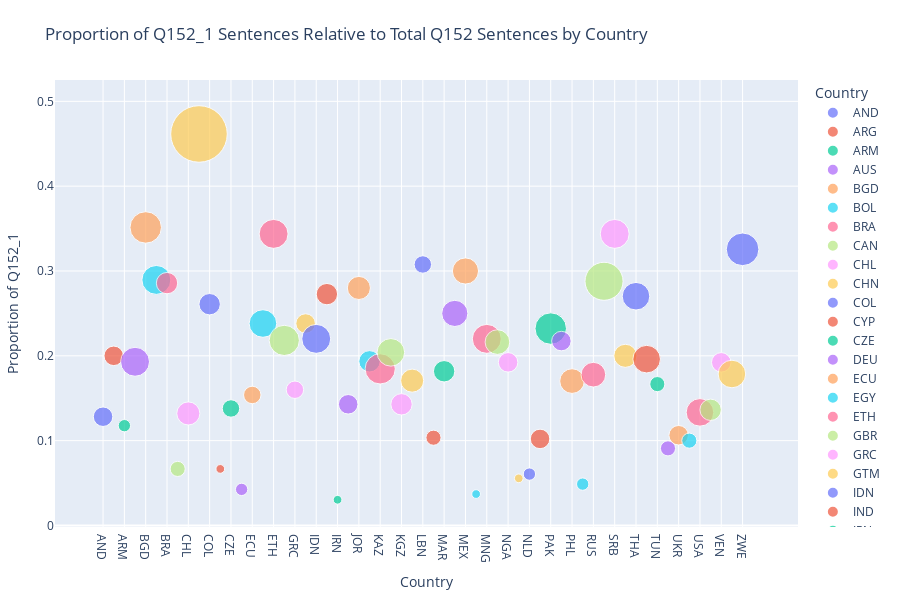

The notebook cell saved with this chart:
### Code cell
## (Visualization -I) ##

# This code filters predicted Q152-related labels from the predictions dataset,
# calculates sentence counts and proportions of given response per country,
# prepares the data for ordered plotting,
# then creates and displays a scatter plot showing the proportion of Q152_1 sentences relative to total Q152 sentences by country,
# with point sizes representing sentence counts, x-axis showing the countries and y-axis the proportion of given response to total count responses.

%run visualize_preds_props.py

### Figure 1 — Plotly figure (JSON) as saved in the notebook; plotly's stock layout.template omitted (floating-point values rounded to 4 significant figures)
{"data": [{"hovertemplate": "<b>%{hovertext}</b><br><br>Country=%{x}<br>Proportion of Q152_1=%{y}<br>Sentence Count=%{marker.size}<extra></extra>", "hovertext": ["AND"], "legendgroup": "AND", "marker": {"color": "#636efa", "size": [5], "sizemode": "area", "sizeref": 0.02625, "symbol": "circle"}, "mode": "markers", "name": "AND", "orientation": "v", "showlegend": true, "type": "scatter", "x": ["AND"], "xaxis": "x", "y": [0.1282], "yaxis": "y"}, {"hovertemplate": "<b>%{hovertext}</b><br><br>Country=%{x}<br>Proportion of Q152_1=%{y}<br>Sentence Count=%{marker.size}<extra></extra>", "hovertext": ["ARG"], "legendgroup": "ARG", "marker": {"color": "#EF553B", "size": [5], "sizemode": "area", "sizeref": 0.02625, "symbol": "circle"}, "mode": "markers", "name": "ARG", "orientation": "v", "showlegend": true, "type": "scatter", "x": ["ARG"], "xaxis": "x", "y": [0.2], "yaxis": "y"}, {"hovertemplate": "<b>%{hovertext}</b><br><br>Country=%{x}<br>Proportion of Q152_1=%{y}<br>Sentence Count=%{marker.size}<extra></extra>", "hovertext": ["ARM"], "legendgroup": "ARM", "marker": {"color": "#00cc96", "size": [2], "sizemode": "area", "sizeref": 0.02625, "symbol": "circle"}, "mode": "markers", "name": "ARM", "orientation": "v", "showlegend": true, "type": "scatter", "x": ["ARM"], "xaxis": "x", "y": [0.1176], "yaxis": "y"}, {"hovertemplate": "<b>%{hovertext}</b><br><br>Country=%{x}<br>Proportion of Q152_1=%{y}<br>Sentence Count=%{marker.size}<extra></extra>", "hovertext": ["AUS"], "legendgroup": "AUS", "marker": {"color": "#ab63fa", "size": [11], "sizemode": "area", "sizeref": 0.02625, "symbol": "circle"}, "mode": "markers", "name": "AUS", "orientation": "v", "showlegend": true, "type": "scatter", "x": ["AUS"], "xaxis": "x", "y": [0.193], "yaxis": "y"}, {"hovertemplate": "<b>%{hovertext}</b><br><br>Country=%{x}<br>Proportion of Q152_1=%{y}<br>Sentence Count=%{marker.size}<extra></extra>", "hovertext": ["BGD"], "legendgroup": "BGD", "marker": {"color": "#FFA15A", "size": [13], "sizemode": "area", "sizeref": 0.02625, "symbol": "circle"}, "mode": "markers", "name": "BGD", "orientation": "v", "showlegend": true, "type": "scatter", "x": ["BGD"], "xaxis": "x", "y": [0.3514], "yaxis": "y"}, {"hovertemplate": "<b>%{hovertext}</b><br><br>Country=%{x}<br>Proportion of Q152_1=%{y}<br>Sentence Count=%{marker.size}<extra></extra>", "hovertext": ["BOL"], "legendgroup": "BOL", "marker": {"color": "#19d3f3", "size": [11], "sizemode": "area", "sizeref": 0.02625, "symbol": "circle"}, "mode": "markers", "name": "BOL", "orientation": "v", "showlegend": true, "type": "scatter", "x": ["BOL"], "xaxis": "x", "y": [0.2895], "yaxis": "y"}, {"hovertemplate": "<b>%{hovertext}</b><br><br>Country=%{x}<br>Proportion of Q152_1=%{y}<br>Sentence Count=%{marker.size}<extra></extra>", "hovertext": ["BRA"], "legendgroup": "BRA", "marker": {"color": "#FF6692", "size": [6], "sizemode": "area", "sizeref": 0.02625, "symbol": "circle"}, "mode": "markers", "name": "BRA", "orientation": "v", "showlegend": true, "type": "scatter", "x": ["BRA"], "xaxis": "x", "y": [0.2857], "yaxis": "y"}, {"hovertemplate": "<b>%{hovertext}</b><br><br>Country=%{x}<br>Proportion of Q152_1=%{y}<br>Sentence Count=%{marker.size}<extra></extra>", "hovertext": ["CAN"], "legendgroup": "CAN", "marker": {"color": "#B6E880", "size": [3], "sizemode": "area", "sizeref": 0.02625, "symbol": "circle"}, "mode": "markers", "name": "CAN", "orientation": "v", "showlegend": true, "type": "scatter", "x": ["CAN"], "xaxis": "x", "y": [0.06667], "yaxis": "y"}, {"hovertemplate": "<b>%{hovertext}</b><br><br>Country=%{x}<br>Proportion of Q152_1=%{y}<br>Sentence Count=%{marker.size}<extra></extra>", "hovertext": ["CHL"], "legendgroup": "CHL", "marker": {"color": "#FF97FF", "size": [7], "sizemode": "area", "sizeref": 0.02625, "symbol": "circle"}, "mode": "markers", "name": "CHL", "orientation": "v", "showlegend": true, "type": "scatter", "x": ["CHL"], "xaxis": "x", "y": [0.1321], "yaxis": "y"}, {"hovertemplate": "<b>%{hovertext}</b><br><br>Country=%{x}<br>Proportion of Q152_1=%{y}<br>Sentence Count=%{marker.size}<extra></extra>", "hovertext": ["CHN"], "legendgroup": "CHN", "marker": {"color": "#FECB52", "size": [42], "sizemode": "area", "sizeref": 0.02625, "symbol": "circle"}, "mode": "markers", "name": "CHN", "orientation": "v", "showlegend": true, "type": "scatter", "x": ["CHN"], "xaxis": "x", "y": [0.4615], "yaxis": "y"}, {"hovertemplate": "<b>%{hovertext}</b><br><br>Country=%{x}<br>Proportion of Q152_1=%{y}<br>Sentence Count=%{marker.size}<extra></extra>", "hovertext": ["COL"], "legendgroup": "COL", "marker": {"color": "#636efa", "size": [6], "sizemode": "area", "sizeref": 0.02625, "symbol": "circle"}, "mode": "markers", "name": "COL", "orientation": "v", "showlegend": true, "type": "scatter", "x": ["COL"], "xaxis": "x", "y": [0.2609], "yaxis": "y"}, {"hovertemplate": "<b>%{hovertext}</b><br><br>Country=%{x}<br>Proportion of Q152_1=%{y}<br>Sentence Count=%{marker.size}<extra></extra>", "hovertext": ["CYP"], "legendgroup": "CYP", "marker": {"color": "#EF553B", "size": [1], "sizemode": "area", "sizeref": 0.02625, "symbol": "circle"}, "mode": "markers", "name": "CYP", "orientation": "v", "showlegend": true, "type": "scatter", "x": ["CYP"], "xaxis": "x", "y": [0.06667], "yaxis": "y"}, {"hovertemplate": "<b>%{hovertext}</b><br><br>Country=%{x}<br>Proportion of Q152_1=%{y}<br>Sentence Count=%{marker.size}<extra></extra>", "hovertext": ["CZE"], "legendgroup": "CZE", "marker": {"color": "#00cc96", "size": [4], "sizemode": "area", "sizeref": 0.02625, "symbol": "circle"}, "mode": "markers", "name": "CZE", "orientation": "v", "showlegend": true, "type": "scatter", "x": ["CZE"], "xaxis": "x", "y": [0.1379], "yaxis": "y"}, {"hovertemplate": "<b>%{hovertext}</b><br><br>Country=%{x}<br>Proportion of Q152_1=%{y}<br>Sentence Count=%{marker.size}<extra></extra>", "hovertext": ["DEU"], "legendgroup": "DEU", "marker": {"color": "#ab63fa", "size": [2], "sizemode": "area", "sizeref": 0.02625, "symbol": "circle"}, "mode": "markers", "name": "DEU", "orientation": "v", "showlegend": true, "type": "scatter", "x": ["DEU"], "xaxis": "x", "y": [0.04255], "yaxis": "y"}, {"hovertemplate": "<b>%{hovertext}</b><br><br>Country=%{x}<br>Proportion of Q152_1=%{y}<br>Sentence Count=%{marker.size}<extra></extra>", "hovertext": ["ECU"], "legendgroup": "ECU", "marker": {"color": "#FFA15A", "size": [4], "sizemode": "area", "sizeref": 0.02625, "symbol": "circle"}, "mode": "markers", "name": "ECU", "orientation": "v", "showlegend": true, "type": "scatter", "x": ["ECU"], "xaxis": "x", "y": [0.1538], "yaxis": "y"}, {"hovertemplate": "<b>%{hovertext}</b><br><br>Country=%{x}<br>Proportion of Q152_1=%{y}<br>Sentence Count=%{marker.size}<extra></extra>", "hovertext": ["EGY"], "legendgroup": "EGY", "marker": {"color": "#19d3f3", "size": [10], "sizemode": "area", "sizeref": 0.02625, "symbol": "circle"}, "mode": "markers", "name": "EGY", "orientation": "v", "showlegend": true, "type": "scatter", "x": ["EGY"], "xaxis": "x", "y": [0.2381], "yaxis": "y"}, {"hovertemplate": "<b>%{hovertext}</b><br><br>Country=%{x}<br>Proportion of Q152_1=%{y}<br>Sentence Count=%{marker.size}<extra></extra>", "hovertext": ["ETH"], "legendgroup": "ETH", "marker": {"color": "#FF6692", "size": [11], "sizemode": "area", "sizeref": 0.02625, "symbol": "circle"}, "mode": "markers", "name": "ETH", "orientation": "v", "showlegend": true, "type": "scatter", "x": ["ETH"], "xaxis": "x", "y": [0.3438], "yaxis": "y"}, {"hovertemplate": "<b>%{hovertext}</b><br><br>Country=%{x}<br>Proportion of Q152_1=%{y}<br>Sentence Count=%{marker.size}<extra></extra>", "hovertext": ["GBR"], "legendgroup": "GBR", "marker": {"color": "#B6E880", "size": [12], "sizemode": "area", "sizeref": 0.02625, "symbol": "circle"}, "mode": "markers", "name": "GBR", "orientation": "v", "showlegend": true, "type": "scatter", "x": ["GBR"], "xaxis": "x", "y": [0.2182], "yaxis": "y"}, {"hovertemplate": "<b>%{hovertext}</b><br><br>Country=%{x}<br>Proportion of Q152_1=%{y}<br>Sentence Count=%{marker.size}<extra></extra>", "hovertext": ["GRC"], "legendgroup": "GRC", "marker": {"color": "#FF97FF", "size": [4], "sizemode": "area", "sizeref": 0.02625, "symbol": "circle"}, "mode": "markers", "name": "GRC", "orientation": "v", "showlegend": true, "type": "scatter", "x": ["GRC"], "xaxis": "x", "y": [0.16], "yaxis": "y"}, {"hovertemplate": "<b>%{hovertext}</b><br><br>Country=%{x}<br>Proportion of Q152_1=%{y}<br>Sentence Count=%{marker.size}<extra></extra>", "hovertext": ["GTM"], "legendgroup": "GTM", "marker": {"color": "#FECB52", "size": [5], "sizemode": "area", "sizeref": 0.02625, "symbol": "circle"}, "mode": "markers", "name": "GTM", "orientation": "v", "showlegend": true, "type": "scatter", "x": ["GTM"], "xaxis": "x", "y": [0.2381], "yaxis": "y"}, {"hovertemplate": "<b>%{hovertext}</b><br><br>Country=%{x}<br>Proportion of Q152_1=%{y}<br>Sentence Count=%{marker.size}<extra></extra>", "hovertext": ["IDN"], "legendgroup": "IDN", "marker": {"color": "#636efa", "size": [11], "sizemode": "area", "sizeref": 0.02625, "symbol": "circle"}, "mode": "markers", "name": "IDN", "orientation": "v", "showlegend": true, "type": "scatter", "x": ["IDN"], "xaxis": "x", "y": [0.22], "yaxis": "y"}, {"hovertemplate": "<b>%{hovertext}</b><br><br>Country=%{x}<br>Proportion of Q152_1=%{y}<br>Sentence Count=%{marker.size}<extra></extra>", "hovertext": ["IND"], "legendgroup": "IND", "marker": {"color": "#EF553B", "size": [6], "sizemode": "area", "sizeref": 0.02625, "symbol": "circle"}, "mode": "markers", "name": "IND", "orientation": "v", "showlegend": true, "type": "scatter", "x": ["IND"], "xaxis": "x", "y": [0.2727], "yaxis": "y"}, {"hovertemplate": "<b>%{hovertext}</b><br><br>Country=%{x}<br>Proportion of Q152_1=%{y}<br>Sentence Count=%{marker.size}<extra></extra>", "hovertext": ["IRN"], "legendgroup": "IRN", "marker": {"color": "#00cc96", "size": [1], "sizemode": "area", "sizeref": 0.02625, "symbol": "circle"}, "mode": "markers", "name": "IRN", "orientation": "v", "showlegend": true, "type": "scatter", "x": ["IRN"], "xaxis": "x", "y": [0.0303], "yaxis": "y"}, {"hovertemplate": "<b>%{hovertext}</b><br><br>Country=%{x}<br>Proportion of Q152_1=%{y}<br>Sentence Count=%{marker.size}<extra></extra>", "hovertext": ["IRQ"], "legendgroup": "IRQ", "marker": {"color": "#ab63fa", "size": [5], "sizemode": "area", "sizeref": 0.02625, "symbol": "circle"}, "mode": "markers", "name": "IRQ", "orientation": "v", "showlegend": true, "type": "scatter", "x": ["IRQ"], "xaxis": "x", "y": [0.1429], "yaxis": "y"}, {"hovertemplate": "<b>%{hovertext}</b><br><br>Country=%{x}<br>Proportion of Q152_1=%{y}<br>Sentence Count=%{marker.size}<extra></extra>", "hovertext": ["JOR"], "legendgroup": "JOR", "marker": {"color": "#FFA15A", "size": [7], "sizemode": "area", "sizeref": 0.02625, "symbol": "circle"}, "mode": "markers", "name": "JOR", "orientation": "v", "showlegend": true, "type": "scatter", "x": ["JOR"], "xaxis": "x", "y": [0.28], "yaxis": "y"}, {"hovertemplate": "<b>%{hovertext}</b><br><br>Country=%{x}<br>Proportion of Q152_1=%{y}<br>Sentence Count=%{marker.size}<extra></extra>", "hovertext": ["JPN"], "legendgroup": "JPN", "marker": {"color": "#19d3f3", "size": [6], "sizemode": "area", "sizeref": 0.02625, "symbol": "circle"}, "mode": "markers", "name": "JPN", "orientation": "v", "showlegend": true, "type": "scatter", "x": ["JPN"], "xaxis": "x", "y": [0.1935], "yaxis": "y"}, {"hovertemplate": "<b>%{hovertext}</b><br><br>Country=%{x}<br>Proportion of Q152_1=%{y}<br>Sentence Count=%{marker.size}<extra></extra>", "hovertext": ["KAZ"], "legendgroup": "KAZ", "marker": {"color": "#FF6692", "size": [12], "sizemode": "area", "sizeref": 0.02625, "symbol": "circle"}, "mode": "markers", "name": "KAZ", "orientation": "v", "showlegend": true, "type": "scatter", "x": ["KAZ"], "xaxis": "x", "y": [0.1846], "yaxis": "y"}, {"hovertemplate": "<b>%{hovertext}</b><br><br>Country=%{x}<br>Proportion of Q152_1=%{y}<br>Sentence Count=%{marker.size}<extra></extra>", "hovertext": ["KEN"], "legendgroup": "KEN", "marker": {"color": "#B6E880", "size": [10], "sizemode": "area", "sizeref": 0.02625, "symbol": "circle"}, "mode": "markers", "name": "KEN", "orientation": "v", "showlegend": true, "type": "scatter", "x": ["KEN"], "xaxis": "x", "y": [0.2041], "yaxis": "y"}, {"hovertemplate": "<b>%{hovertext}</b><br><br>Country=%{x}<br>Proportion of Q152_1=%{y}<br>Sentence Count=%{marker.size}<extra></extra>", "hovertext": ["KGZ"], "legendgroup": "KGZ", "marker": {"color": "#FF97FF", "size": [6], "sizemode": "area", "sizeref": 0.02625, "symbol": "circle"}, "mode": "markers", "name": "KGZ", "orientation": "v", "showlegend": true, "type": "scatter", "x": ["KGZ"], "xaxis": "x", "y": [0.1429], "yaxis": "y"}, {"hovertemplate": "<b>%{hovertext}</b><br><br>Country=%{x}<br>Proportion of Q152_1=%{y}<br>Sentence Count=%{marker.size}<extra></extra>", "hovertext": ["KOR"], "legendgroup": "KOR", "marker": {"color": "#FECB52", "size": [7], "sizemode": "area", "sizeref": 0.02625, "symbol": "circle"}, "mode": "markers", "name": "KOR", "orientation": "v", "showlegend": true, "type": "scatter", "x": ["KOR"], "xaxis": "x", "y": [0.1707], "yaxis": "y"}, {"hovertemplate": "<b>%{hovertext}</b><br><br>Country=%{x}<br>Proportion of Q152_1=%{y}<br>Sentence Count=%{marker.size}<extra></extra>", "hovertext": ["LBN"], "legendgroup": "LBN", "marker": {"color": "#636efa", "size": [4], "sizemode": "area", "sizeref": 0.02625, "symbol": "circle"}, "mode": "markers", "name": "LBN", "orientation": "v", "showlegend": true, "type": "scatter", "x": ["LBN"], "xaxis": "x", "y": [0.3077], "yaxis": "y"}, {"hovertemplate": "<b>%{hovertext}</b><br><br>Country=%{x}<br>Proportion of Q152_1=%{y}<br>Sentence Count=%{marker.size}<extra></extra>", "hovertext": ["LBY"], "legendgroup": "LBY", "marker": {"color": "#EF553B", "size": [3], "sizemode": "area", "sizeref": 0.02625, "symbol": "circle"}, "mode": "markers", "name": "LBY", "orientation": "v", "showlegend": true, "type": "scatter", "x": ["LBY"], "xaxis": "x", "y": [0.1034], "yaxis": "y"}, {"hovertemplate": "<b>%{hovertext}</b><br><br>Country=%{x}<br>Proportion of Q152_1=%{y}<br>Sentence Count=%{marker.size}<extra></extra>", "hovertext": ["MAR"], "legendgroup": "MAR", "marker": {"color": "#00cc96", "size": [6], "sizemode": "area", "sizeref": 0.02625, "symbol": "circle"}, "mode": "markers", "name": "MAR", "orientation": "v", "showlegend": true, "type": "scatter", "x": ["MAR"], "xaxis": "x", "y": [0.1818], "yaxis": "y"}, {"hovertemplate": "<b>%{hovertext}</b><br><br>Country=%{x}<br>Proportion of Q152_1=%{y}<br>Sentence Count=%{marker.size}<extra></extra>", "hovertext": ["MDV"], "legendgroup": "MDV", "marker": {"color": "#ab63fa", "size": [9], "sizemode": "area", "sizeref": 0.02625, "symbol": "circle"}, "mode": "markers", "name": "MDV", "orientation": "v", "showlegend": true, "type": "scatter", "x": ["MDV"], "xaxis": "x", "y": [0.25], "yaxis": "y"}, {"hovertemplate": "<b>%{hovertext}</b><br><br>Country=%{x}<br>Proportion of Q152_1=%{y}<br>Sentence Count=%{marker.size}<extra></extra>", "hovertext": ["MEX"], "legendgroup": "MEX", "marker": {"color": "#FFA15A", "size": [9], "sizemode": "area", "sizeref": 0.02625, "symbol": "circle"}, "mode": "markers", "name": "MEX", "orientation": "v", "showlegend": true, "type": "scatter", "x": ["MEX"], "xaxis": "x", "y": [0.3], "yaxis": "y"}, {"hovertemplate": "<b>%{hovertext}</b><br><br>Country=%{x}<br>Proportion of Q152_1=%{y}<br>Sentence Count=%{marker.size}<extra></extra>", "hovertext": ["MMR"], "legendgroup": "MMR", "marker": {"color": "#19d3f3", "size": [1], "sizemode": "area", "sizeref": 0.02625, "symbol": "circle"}, "mode": "markers", "name": "MMR", "orientation": "v", "showlegend": true, "type": "scatter", "x": ["MMR"], "xaxis": "x", "y": [0.03704], "yaxis": "y"}, {"hovertemplate": "<b>%{hovertext}</b><br><br>Country=%{x}<br>Proportion of Q152_1=%{y}<br>Sentence Count=%{marker.size}<extra></extra>", "hovertext": ["MNG"], "legendgroup": "MNG", "marker": {"color": "#FF6692", "size": [11], "sizemode": "area", "sizeref": 0.02625, "symbol": "circle"}, "mode": "markers", "name": "MNG", "orientation": "v", "showlegend": true, "type": "scatter", "x": ["MNG"], "xaxis": "x", "y": [0.22], "yaxis": "y"}, {"hovertemplate": "<b>%{hovertext}</b><br><br>Country=%{x}<br>Proportion of Q152_1=%{y}<br>Sentence Count=%{marker.size}<extra></extra>", "hovertext": ["MYS"], "legendgroup": "MYS", "marker": {"color": "#B6E880", "size": [8], "sizemode": "area", "sizeref": 0.02625, "symbol": "circle"}, "mode": "markers", "name": "MYS", "orientation": "v", "showlegend": true, "type": "scatter", "x": ["MYS"], "xaxis": "x", "y": [0.2162], "yaxis": "y"}, {"hovertemplate": "<b>%{hovertext}</b><br><br>Country=%{x}<br>Proportion of Q152_1=%{y}<br>Sentence Count=%{marker.size}<extra></extra>", "hovertext": ["NGA"], "legendgroup": "NGA", "marker": {"color": "#FF97FF", "size": [5], "sizemode": "area", "sizeref": 0.02625, "symbol": "circle"}, "mode": "markers", "name": "NGA", "orientation": "v", "showlegend": true, "type": "scatter", "x": ["NGA"], "xaxis": "x", "y": [0.1923], "yaxis": "y"}, {"hovertemplate": "<b>%{hovertext}</b><br><br>Country=%{x}<br>Proportion of Q152_1=%{y}<br>Sentence Count=%{marker.size}<extra></extra>", "hovertext": ["NIC"], "legendgroup": "NIC", "marker": {"color": "#FECB52", "size": [1], "sizemode": "area", "sizeref": 0.02625, "symbol": "circle"}, "mode": "markers", "name": "NIC", "orientation": "v", "showlegend": true, "type": "scatter", "x": ["NIC"], "xaxis": "x", "y": [0.05556], "yaxis": "y"}, {"hovertemplate": "<b>%{hovertext}</b><br><br>Country=%{x}<br>Proportion of Q152_1=%{y}<br>Sentence Count=%{marker.size}<extra></extra>", "hovertext": ["NLD"], "legendgroup": "NLD", "marker": {"color": "#636efa", "size": [2], "sizemode": "area", "sizeref": 0.02625, "symbol": "circle"}, "mode": "markers", "name": "NLD", "orientation": "v", "showlegend": true, "type": "scatter", "x": ["NLD"], "xaxis": "x", "y": [0.06061], "yaxis": "y"}, {"hovertemplate": "<b>%{hovertext}</b><br><br>Country=%{x}<br>Proportion of Q152_1=%{y}<br>Sentence Count=%{marker.size}<extra></extra>", "hovertext": ["NZL"], "legendgroup": "NZL", "marker": {"color": "#EF553B", "size": [5], "sizemode": "area", "sizeref": 0.02625, "symbol": "circle"}, "mode": "markers", "name": "NZL", "orientation": "v", "showlegend": true, "type": "scatter", "x": ["NZL"], "xaxis": "x", "y": [0.102], "yaxis": "y"}, {"hovertemplate": "<b>%{hovertext}</b><br><br>Country=%{x}<br>Proportion of Q152_1=%{y}<br>Sentence Count=%{marker.size}<extra></extra>", "hovertext": ["PAK"], "legendgroup": "PAK", "marker": {"color": "#00cc96", "size": [13], "sizemode": "area", "sizeref": 0.02625, "symbol": "circle"}, "mode": "markers", "name": "PAK", "orientation": "v", "showlegend": true, "type": "scatter", "x": ["PAK"], "xaxis": "x", "y": [0.2321], "yaxis": "y"}, {"hovertemplate": "<b>%{hovertext}</b><br><br>Country=%{x}<br>Proportion of Q152_1=%{y}<br>Sentence Count=%{marker.size}<extra></extra>", "hovertext": ["PER"], "legendgroup": "PER", "marker": {"color": "#ab63fa", "size": [5], "sizemode": "area", "sizeref": 0.02625, "symbol": "circle"}, "mode": "markers", "name": "PER", "orientation": "v", "showlegend": true, "type": "scatter", "x": ["PER"], "xaxis": "x", "y": [0.2174], "yaxis": "y"}, {"hovertemplate": "<b>%{hovertext}</b><br><br>Country=%{x}<br>Proportion of Q152_1=%{y}<br>Sentence Count=%{marker.size}<extra></extra>", "hovertext": ["PHL"], "legendgroup": "PHL", "marker": {"color": "#FFA15A", "size": [8], "sizemode": "area", "sizeref": 0.02625, "symbol": "circle"}, "mode": "markers", "name": "PHL", "orientation": "v", "showlegend": true, "type": "scatter", "x": ["PHL"], "xaxis": "x", "y": [0.1702], "yaxis": "y"}, {"hovertemplate": "<b>%{hovertext}</b><br><br>Country=%{x}<br>Proportion of Q152_1=%{y}<br>Sentence Count=%{marker.size}<extra></extra>", "hovertext": ["ROU"], "legendgroup": "ROU", "marker": {"color": "#19d3f3", "size": [2], "sizemode": "area", "sizeref": 0.02625, "symbol": "circle"}, "mode": "markers", "name": "ROU", "orientation": "v", "showlegend": true, "type": "scatter", "x": ["ROU"], "xaxis": "x", "y": [0.04878], "yaxis": "y"}, {"hovertemplate": "<b>%{hovertext}</b><br><br>Country=%{x}<br>Proportion of Q152_1=%{y}<br>Sentence Count=%{marker.size}<extra></extra>", "hovertext": ["RUS"], "legendgroup": "RUS", "marker": {"color": "#FF6692", "size": [8], "sizemode": "area", "sizeref": 0.02625, "symbol": "circle"}, "mode": "markers", "name": "RUS", "orientation": "v", "showlegend": true, "type": "scatter", "x": ["RUS"], "xaxis": "x", "y": [0.1778], "yaxis": "y"}, {"hovertemplate": "<b>%{hovertext}</b><br><br>Country=%{x}<br>Proportion of Q152_1=%{y}<br>Sentence Count=%{marker.size}<extra></extra>", "hovertext": ["SGP"], "legendgroup": "SGP", "marker": {"color": "#B6E880", "size": [19], "sizemode": "area", "sizeref": 0.02625, "symbol": "circle"}, "mode": "markers", "name": "SGP", "orientation": "v", "showlegend": true, "type": "scatter", "x": ["SGP"], "xaxis": "x", "y": [0.2879], "yaxis": "y"}, {"hovertemplate": "<b>%{hovertext}</b><br><br>Country=%{x}<br>Proportion of Q152_1=%{y}<br>Sentence Count=%{marker.size}<extra></extra>", "hovertext": ["SRB"], "legendgroup": "SRB", "marker": {"color": "#FF97FF", "size": [11], "sizemode": "area", "sizeref": 0.02625, "symbol": "circle"}, "mode": "markers", "name": "SRB", "orientation": "v", "showlegend": true, "type": "scatter", "x": ["SRB"], "xaxis": "x", "y": [0.3438], "yaxis": "y"}, {"hovertemplate": "<b>%{hovertext}</b><br><br>Country=%{x}<br>Proportion of Q152_1=%{y}<br>Sentence Count=%{marker.size}<extra></extra>", "hovertext": ["SVK"], "legendgroup": "SVK", "marker": {"color": "#FECB52", "size": [7], "sizemode": "area", "sizeref": 0.02625, "symbol": "circle"}, "mode": "markers", "name": "SVK", "orientation": "v", "showlegend": true, "type": "scatter", "x": ["SVK"], "xaxis": "x", "y": [0.2], "yaxis": "y"}, {"hovertemplate": "<b>%{hovertext}</b><br><br>Country=%{x}<br>Proportion of Q152_1=%{y}<br>Sentence Count=%{marker.size}<extra></extra>", "hovertext": ["THA"], "legendgroup": "THA", "marker": {"color": "#636efa", "size": [10], "sizemode": "area", "sizeref": 0.02625, "symbol": "circle"}, "mode": "markers", "name": "THA", "orientation": "v", "showlegend": true, "type": "scatter", "x": ["THA"], "xaxis": "x", "y": [0.2703], "yaxis": "y"}, {"hovertemplate": "<b>%{hovertext}</b><br><br>Country=%{x}<br>Proportion of Q152_1=%{y}<br>Sentence Count=%{marker.size}<extra></extra>", "hovertext": ["TJK"], "legendgroup": "TJK", "marker": {"color": "#EF553B", "size": [10], "sizemode": "area", "sizeref": 0.02625, "symbol": "circle"}, "mode": "markers", "name": "TJK", "orientation": "v", "showlegend": true, "type": "scatter", "x": ["TJK"], "xaxis": "x", "y": [0.1961], "yaxis": "y"}, {"hovertemplate": "<b>%{hovertext}</b><br><br>Country=%{x}<br>Proportion of Q152_1=%{y}<br>Sentence Count=%{marker.size}<extra></extra>", "hovertext": ["TUN"], "legendgroup": "TUN", "marker": {"color": "#00cc96", "size": [3], "sizemode": "area", "sizeref": 0.02625, "symbol": "circle"}, "mode": "markers", "name": "TUN", "orientation": "v", "showlegend": true, "type": "scatter", "x": ["TUN"], "xaxis": "x", "y": [0.1667], "yaxis": "y"}, {"hovertemplate": "<b>%{hovertext}</b><br><br>Country=%{x}<br>Proportion of Q152_1=%{y}<br>Sentence Count=%{marker.size}<extra></extra>", "hovertext": ["TUR"], "legendgroup": "TUR", "marker": {"color": "#ab63fa", "size": [3], "sizemode": "area", "sizeref": 0.02625, "symbol": "circle"}, "mode": "markers", "name": "TUR", "orientation": "v", "showlegend": true, "type": "scatter", "x": ["TUR"], "xaxis": "x", "y": [0.09091], "yaxis": "y"}, {"hovertemplate": "<b>%{hovertext}</b><br><br>Country=%{x}<br>Proportion of Q152_1=%{y}<br>Sentence Count=%{marker.size}<extra></extra>", "hovertext": ["UKR"], "legendgroup": "UKR", "marker": {"color": "#FFA15A", "size": [5], "sizemode": "area", "sizeref": 0.02625, "symbol": "circle"}, "mode": "markers", "name": "UKR", "orientation": "v", "showlegend": true, "type": "scatter", "x": ["UKR"], "xaxis": "x", "y": [0.1064], "yaxis": "y"}, {"hovertemplate": "<b>%{hovertext}</b><br><br>Country=%{x}<br>Proportion of Q152_1=%{y}<br>Sentence Count=%{marker.size}<extra></extra>", "hovertext": ["URY"], "legendgroup": "URY", "marker": {"color": "#19d3f3", "size": [3], "sizemode": "area", "sizeref": 0.02625, "symbol": "circle"}, "mode": "markers", "name": "URY", "orientation": "v", "showlegend": true, "type": "scatter", "x": ["URY"], "xaxis": "x", "y": [0.1], "yaxis": "y"}, {"hovertemplate": "<b>%{hovertext}</b><br><br>Country=%{x}<br>Proportion of Q152_1=%{y}<br>Sentence Count=%{marker.size}<extra></extra>", "hovertext": ["USA"], "legendgroup": "USA", "marker": {"color": "#FF6692", "size": [10], "sizemode": "area", "sizeref": 0.02625, "symbol": "circle"}, "mode": "markers", "name": "USA", "orientation": "v", "showlegend": true, "type": "scatter", "x": ["USA"], "xaxis": "x", "y": [0.1333], "yaxis": "y"}, {"hovertemplate": "<b>%{hovertext}</b><br><br>Country=%{x}<br>Proportion of Q152_1=%{y}<br>Sentence Count=%{marker.size}<extra></extra>", "hovertext": ["UZB"], "legendgroup": "UZB", "marker": {"color": "#B6E880", "size": [6], "sizemode": "area", "sizeref": 0.02625, "symbol": "circle"}, "mode": "markers", "name": "UZB", "orientation": "v", "showlegend": true, "type": "scatter", "x": ["UZB"], "xaxis": "x", "y": [0.1364], "yaxis": "y"}, {"hovertemplate": "<b>%{hovertext}</b><br><br>Country=%{x}<br>Proportion of Q152_1=%{y}<br>Sentence Count=%{marker.size}<extra></extra>", "hovertext": ["VEN"], "legendgroup": "VEN", "marker": {"color": "#FF97FF", "size": [5], "sizemode": "area", "sizeref": 0.02625, "symbol": "circle"}, "mode": "markers", "name": "VEN", "orientation": "v", "showlegend": true, "type": "scatter", "x": ["VEN"], "xaxis": "x", "y": [0.1923], "yaxis": "y"}, {"hovertemplate": "<b>%{hovertext}</b><br><br>Country=%{x}<br>Proportion of Q152_1=%{y}<br>Sentence Count=%{marker.size}<extra></extra>", "hovertext": ["VNM"], "legendgroup": "VNM", "marker": {"color": "#FECB52", "size": [10], "sizemode": "area", "sizeref": 0.02625, "symbol": "circle"}, "mode": "markers", "name": "VNM", "orientation": "v", "showlegend": true, "type": "scatter", "x": ["VNM"], "xaxis": "x", "y": [0.1786], "yaxis": "y"}, {"hovertemplate": "<b>%{hovertext}</b><br><br>Country=%{x}<br>Proportion of Q152_1=%{y}<br>Sentence Count=%{marker.size}<extra></extra>", "hovertext": ["ZWE"], "legendgroup": "ZWE", "marker": {"color": "#636efa", "size": [14], "sizemode": "area", "sizeref": 0.02625, "symbol": "circle"}, "mode": "markers", "name": "ZWE", "orientation": "v", "showlegend": true, "type": "scatter", "x": ["ZWE"], "xaxis": "x", "y": [0.3256], "yaxis": "y"}], "layout": {"height": 600, "legend": {"itemsizing": "constant", "title": {"text": "Country"}, "tracegroupgap": 0}, "margin": {"b": 40, "l": 40, "r": 40, "t": 80}, "title": {"text": "Proportion of Q152_1 Sentences Relative to Total Q152 Sentences by Country"}, "xaxis": {"anchor": "y", "categoryarray": ["AND", "ARG", "ARM", "AUS", "BGD", "BOL", "BRA", "CAN", "CHL", "CHN", "COL", "CYP", "CZE", "DEU", "ECU", "EGY", "ETH", "GBR", "GRC", "GTM", "IDN", "IND", "IRN", "IRQ", "JOR", "JPN", "KAZ", "KEN", "KGZ", "KOR", "LBN", "LBY", "MAR", "MDV", "MEX", "MMR", "MNG", "MYS", "NGA", "NIC", "NLD", "NZL", "PAK", "PER", "PHL", "ROU", "RUS", "SGP", "SRB", "SVK", "THA", "TJK", "TUN", "TUR", "UKR", "URY", "USA", "UZB", "VEN", "VNM", "ZWE"], "categoryorder": "array", "domain": [0, 1], "title": {"text": "Country"}}, "yaxis": {"anchor": "x", "domain": [0, 1], "title": {"text": "Proportion of Q152_1"}}}}
